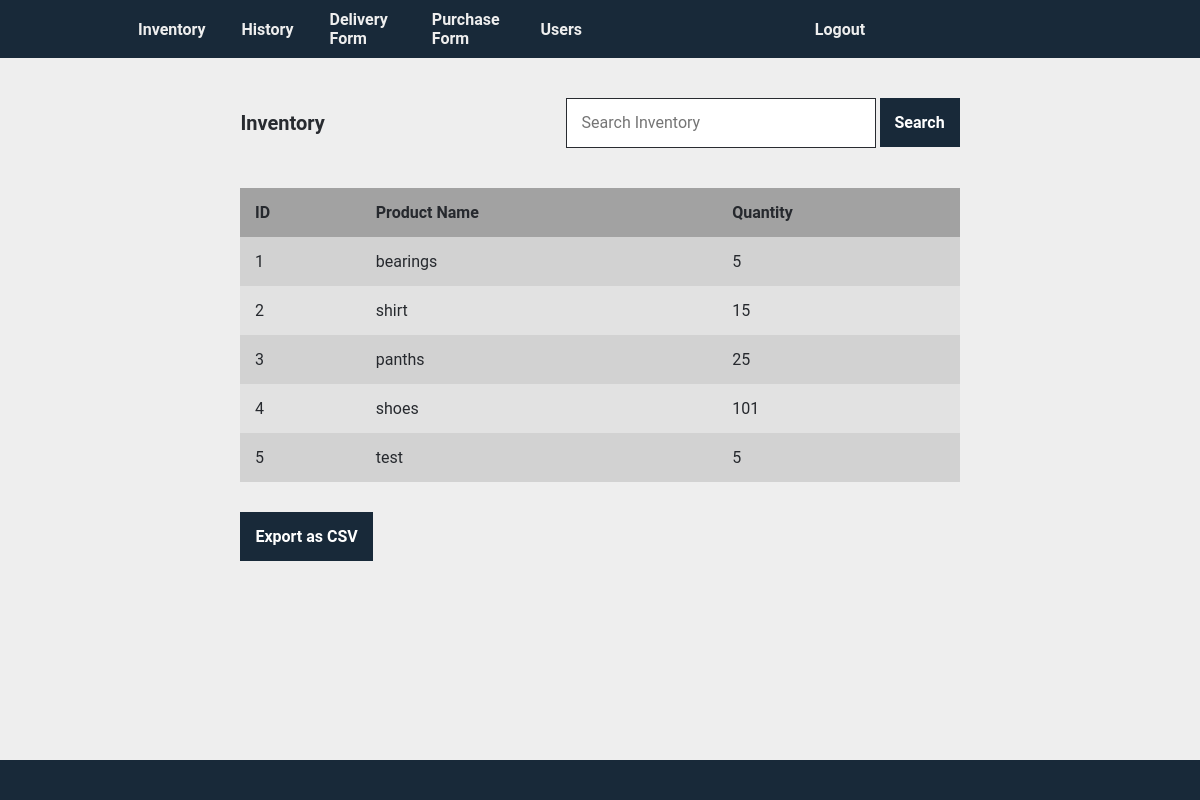
The page /index.php?page=inventory (signed in) on the database its author committed.
### tables this page shows
CREATE TABLE `inventory` (
  `id` int(11) NOT NULL,
  `product_name` varchar(50) NOT NULL,
  `quantity` int(11) NOT NULL
);

### index.php (called while the page is built, shortened)
<?php
    include "functions.php";
    $page = isset($_GET["page"]) && file_exists($_GET["page"] . ".php") ? $_GET["page"] : "login";
    include $page . ".php";
?>

### inventory.php (the view, shortened to what this page needs)
<?php
require_once('index.php');
$site_title = "Inventory";
nav_header($site_title);
$result = mysqli_query($conn, "SELECT * FROM inventory");
$inventory_rows = $result->fetch_all(MYSQLI_ASSOC);
?>
<div class="content-wrapper">
    <div class="flex-wrapper">
        <h1 class="h1-align">Inventory</h1>
        <div class="searchbar">
            <form action="" method="POST">
                <div>
                    <input type="text" name="search" value="<?php if(isset($_POST['search'])){echo $_POST['search']; } ?>" placeholder="Search Inventory">
                    <button type="submit">Search</button>
                </div>
            </form>
        </div>
    </div>
    <?php
        if(isset($_POST['search']))
        {
            $filtervalues = htmlspecialchars($_POST['search']);
            $sql_query = "SELECT * FROM inventory WHERE CONCAT(id,product_name) LIKE '%$filtervalues%' ";
            $sql_query_run = mysqli_query($conn, $sql_query);
            if(mysqli_num_rows($sql_query_run) > 0)
            {
                ?>
                <table>
                <tr>
                    <th>ID</th>
                    <th>Product Name</th>
                    <th>Quantity</th>
                </tr>
                <?php
                    foreach($sql_query_run as $row)
                    {
                        ?>
                        <tr>
                        <td><?= htmlspecialchars($row['id']) ?></td>
                        <td><?= htmlspecialchars($row['product_name']) ?></td>
                        <td><?= htmlspecialchars($row['quantity']) ?></td>
                        </tr>
                        <?php
                    }
            }
            else
            {
                ?>
                    <tr>
                        <td colspan="3">Searched Record Not Found</td>
                    </tr>
                <?php
            }
        }
        else
        {
            ?>
            <table>
                <tr>
                    <th>ID</th>
                    <th>Product Name</th>
                    <th>Quantity</th>
                </tr>
                <?php foreach($inventory_rows as $row): ?>
                <tr>
                    <td><?= htmlspecialchars($row['id']) ?></td>
                    <td><?= htmlspecialchars($row['product_name']) ?></td>
                    <td><?= htmlspecialchars($row['quantity']) ?></td>
                </tr>
                <?php endforeach ?>
            </table>
            <?php
        }
    ?>
    <div class="flex-wrapper">
        <div class="submit_order">
            <form action="index.php?page=export_csv" method="post" autocomplete="off">
                <button type="submit">Export as CSV</button>
            </form>
        </div>
    </div>
</div>
<?=footer()?>

### functions.php (shortened to what this page needs)
<?php
function nav_groupadmin($title)
{
    echo <<<EOT
    <!DOCTYPE html>
    <html>
        <head>
            <meta charset="utf-8">
            <title>$title</title>
            <link rel="stylesheet" href="style.css" type="text/css"/>
            <link rel="stylesheet" href="https://use.fontawesome.com/releases/v5.7.1/css/all.css">
        </head>
        <body>
            <header>
                <div class="content-wrapper">
                    <nav>
                        <a href="index.php?page=inventory">Inventory</a>
                        <a href="index.php?page=history">History</a>
                        <a href="index.php?page=form_delivery">Delivery Form</a>
                        <a href="index.php?page=form_purchase">Purchase Form</a>
                        <a href="index.php?page=users">Users</a>
                    </nav>
                    <h1> </h1>
                    <div class="nav">
                        <a href="index.php?page=logout">Logout</a>
                    </div>
                </div>
            </header>
            <main>
    EOT;
}
function nav_header($title)
{
    if ($_SESSION["loggedin"] != true)
    {
        header("Location: index.php");
    }
    elseif ($_SESSION["permission"] == "Inquiry")
    {
        nav_inquiry($title);
    }
    elseif ($_SESSION["permission"] == "Employee")
    {
        nav_employee($title);
    }
    elseif ($_SESSION["permission"] == "Manager")
    {
        nav_manager($title);
    }
    elseif ($_SESSION["permission"] == "GroupAdmin")
    {
        nav_groupadmin($title);
    }
}
function footer()
{
echo <<<EOT
        </main>
        <footer>
            <div class="content-wrapper">
            </div>
        </footer>
    </body>
</html>
EOT;
}
?>

### style.css (style rules this page uses)
:root { --background-color1: #eeeeee; --background-color2: #dddddd; --background-color3: #aaaaaa; --primary-color1: #182939; --text-color: #282b30; --paypal-color: #f7be3a; --link-color: #43598b; --notice-color: #FFFD74; }
* { box-sizing: border-box; font-family: roboto, "helvetica neue", Arial, sans-serif; font-size: 16px; }
html { height: 100%; }
body { position: relative; min-height: 100%; color: var(--text-color); background-color: var(--background-color1); margin: 0; padding-bottom: 100px; }
h1, h2, h3, h4, h5 { color: var(--dull-text-color); }
.h1-align { font-size: 20px; }
.content-wrapper { max-width: 80%; min-width: 50%; margin: 0 auto; }
header { background-color: var(--primary-color1); }
header .content-wrapper { display: flex; }
header nav { display: flex; flex-grow: 1; flex-basis: 0; justify-content: center; align-items: center; margin: 0; }
header nav a { text-decoration: none; color: var(--background-color1); padding: 10px 10px; margin: 0 8px; font-weight: bold; }
header .nav { display: flex; flex-grow: 1; flex-basis: 0; justify-content: center; align-items: center; }
header .nav a { text-decoration: none; color: var(--background-color1); font-weight: bold; padding: 10px 10px; margin: 0 10px; }
footer { position: absolute; bottom: 0; background-color: var(--primary-color1); padding: 20px 0; width: 100%; }
.flex-wrapper { display: flex; flex-wrap: nowrap; justify-content: space-between; margin: 0px 11.5% 0px 11.5%; align-items: center; padding:10px; }
table { min-width: 75%; border-collapse: collapse; margin-left: auto; margin-right: auto; filter: brightness(95%); }
th, td { padding: 15px; text-align:left; }
th { background-color: var(--background-color3); }
tr:nth-child(even) { background-color: var(--background-color2); }
tr:nth-child(odd) { background-color: var(--background-color1); }
.searchbar { display: flex; flex-wrap: nowrap; justify-content: space-between; padding: 10px 0 10px 0; }
.searchbar form input[type="text"] { width: 310px; height: 50px; border: 1px solid var(--text-color); margin-bottom: 20px; padding: 0 15px; }
.searchbar button { min-width: 20%; padding: 15px; margin-top: 20px; background-color: var(--primary-color1); border: 0; cursor: pointer; font-weight: bold; color: #ffffff; transition: background-color 0.2s; }
.submit_order button { float: right; min-width: 20%; padding: 15px; margin-top: 20px; background-color: var(--primary-color1); border: 0; cursor: pointer; font-weight: bold; color: #ffffff; transition: background-color 0.2s; }

### rows shown on the page
inventory: id "1", product_name "bearings", quantity "5"
inventory: id "2", product_name "shirt", quantity "15"
inventory: id "3", product_name "panths", quantity "25"
inventory: id "4", product_name "shoes", quantity "101"
inventory: id "5", product_name "test", quantity "5"
